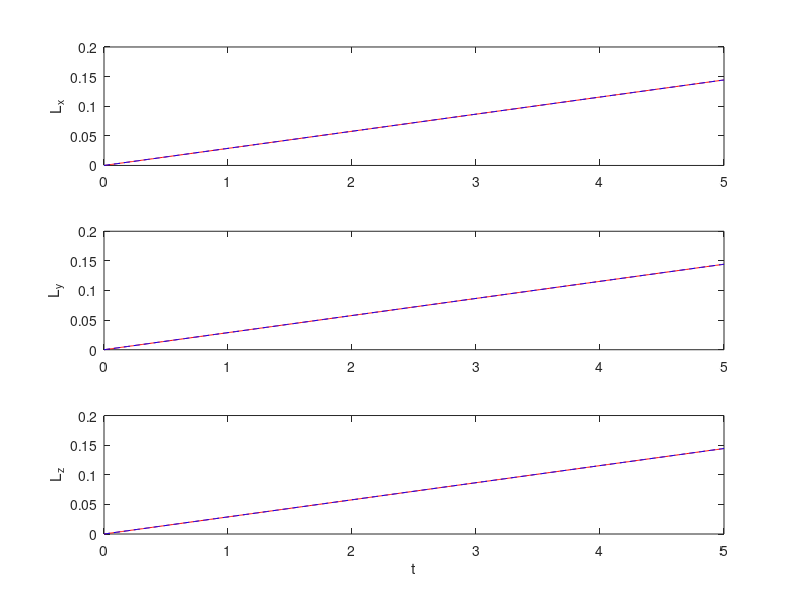
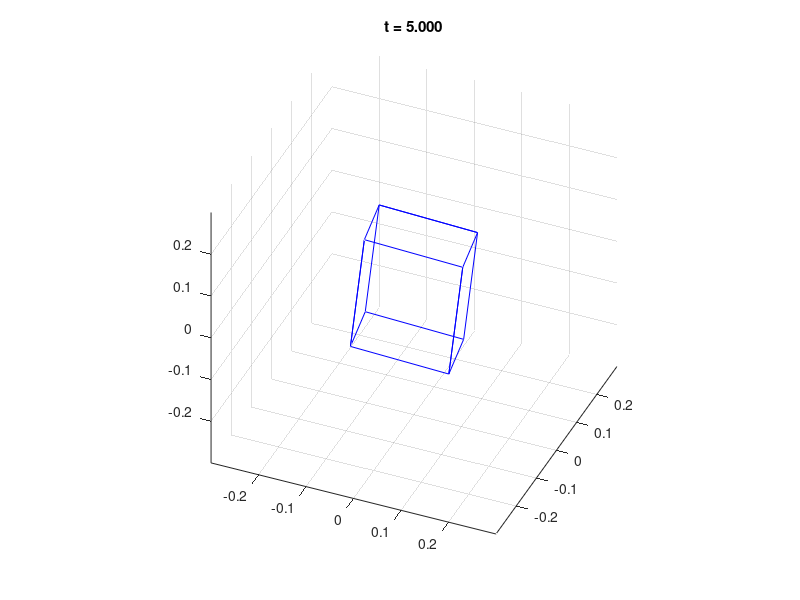

Reproduce these figures in MATLAB, in order.
% 刚体绕固定点转动的数值计算

function rigid_body_rotation
close all;
% === 设置长方体 ===
a = 0.3; b = 0.2; c = 0.1; M = 1; % 边长和质量
I0 = M/12 * diag([b^2 + c^2, a^2 + c^2, a^2 + b^2]); % 惯性张量
w0 = [0; 0; 0]; % 初始角速度
q0 = [1; 0; 0; 0]; % 初始朝向（四元数）
tau = @(t) 0.05*[1; 1; 1]/sqrt(3); % 力矩函数
tmin = 0; tmax = 5; % 起始时间
Nt = 501; % 时间步数
% ================

% 解微分方程
invI0 = inv(I0);
Y0 = [q0; w0];
f = @(Y,t)ode_fun(Y, t, I0, invI0, tau);
[Y, t] = odeRK4(f, [tmin, tmax], Y0, Nt);

% 验证角动量定理
verify(Y, t, I0, tau);

% 播放动画
figure; hold on; grid on; axis equal; view(23, 36);
axis([-0.3, 0.3, -0.3, 0.3, -0.3, 0.3]);
for it = 1:Nt
    q = Y(1:4, it);
    R = quat2mat(q);
    clf; hold on; grid on; axis equal; view(23, 36);
    axis([-0.3, 0.3, -0.3, 0.3, -0.3, 0.3]);
    plot_cube(R, a, b, c);
    title(['t = ' num2str(t(it), '%.3f')]);
	drawnow();
    % 取消注释可将每一帧保存为 png 图片（当前目录下）
    % saveas(gcf, [num2str(it) '.png']);
end
end

% 微分方程求导函数
function dY = ode_fun(t, Y, I0, invI0, tau)
q = Y(1:4); w = Y(5:7);
q = q / norm(q);
R = quat2mat(q);
RT = R';
dw = R*invI0*RT*(tau(t) - cross(w, R*I0*RT*w));
dq = 0.5*quat_mul([0; w], q);
dY = [dq; dw];
end

% 两个四元数相乘
function out = quat_mul(q1, q2)
s1 = q1(1); v1 = q1(2:4);
s2 = q2(1); v2 = q2(2:4);
out = [s1*s2 - dot(v1,v2); s1*v2 + s2*v1 + cross(v1, v2)];
end

% 由四元数 q 求旋转矩阵 R
function R = quat2mat(q)
s = q(1); vx = q(2); vy = q(3); vz = q(4);
R = [1 - 2*vy^2 - 2*vz^2, 2*vx*vy - 2*s*vz, 2*vx*vz + 2*s*vy;
    2*vx*vy + 2*s*vz, 1 - 2*vx^2 - 2*vz^2, 2*vy*vz - 2*s*vx;
    2*vx*vz - 2*s*vy, 2*vy*vz + 2*s*vx, 1 - 2*vx^2 - 2*vy^2];
end

% 画长方体（只用一条线）
function plot_cube(R, a, b, c)
x = [-1,  1,  1, -1, -1,  1,  1, -1] * a/2;
y = [-1, -1,  1,  1, -1, -1,  1,  1] * b/2;
z = [-1, -1, -1, -1,  1,  1,  1,  1] * c/2;
P = R * [x; y; z];
order = [1, 2, 3, 4, 1, 5, 6, 7, 8, 5, 6, 2, 3, 7, 8, 4];
plot3(P(1, order), P(2, order), P(3, order), 'b');
end

% 验证角动量定理
function verify(Y, t, I0, tau)
Nt = numel(t);
L = zeros(3, Nt); % 解的角动量
for it = 1:Nt
    q = Y(1:4, it); w = Y(5:7, it);
    R = quat2mat(q);
    L(:, it) = R*I0*R'*w;
end

L0 = zeros(3, Nt); % 力矩积分的角动量
L0(:, 1) = L(:, 1);
for it = 2:Nt
    L0(:, it) = L0(:, it-1) + integral(tau, t(it-1), t(it), 'ArrayValued', true);
end

figure;
for i = 1:3
    subplot(3, 1, i);
    plot(t, L(i, :), 'r'); hold on;
    plot(t, L0(i, :), 'b--');
end
subplot(3, 1, 1); ylabel L_x;
subplot(3, 1, 2); ylabel L_y;
subplot(3, 1, 3); ylabel L_z;
xlabel t;
end

% 四阶龙格库塔解微分方程 http://wuli.wiki/online/OdeRK4.html
function [Y,t]=odeRK4(f,tspan,Y0,Nt)
Nvar=numel(Y0);
dt=(tspan(2)-tspan(1))/(Nt-1);
Y=zeros(Nvar,Nt);
Y(:,1)=Y0(:);
t=linspace(tspan(1),tspan(2),Nt);
for ii=1:Nt-1
    K1=f( t(ii),        Y(:,ii)          );
    K2=f( t(ii)+dt/2,   Y(:,ii)+K1*dt/2  );
    K3=f( t(ii)+dt/2,   Y(:,ii)+K2*dt/2  );
    K4=f( t(ii)+dt,     Y(:,ii)+K3*dt    );
    Y(:,ii+1)=Y(:,ii)+dt/6*(K1+2*K2+2*K3+K4);
end
end
